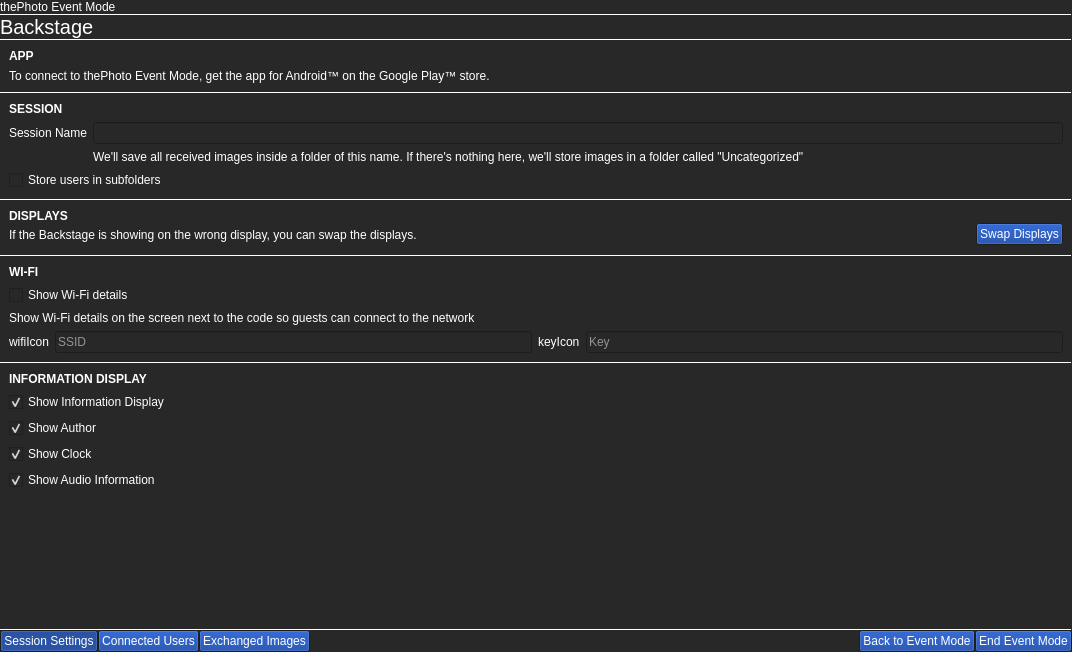
<?xml version="1.0" encoding="UTF-8"?>
<ui version="4.0">
 <class>EventModeSettings</class>
 <widget class="QDialog" name="EventModeSettings">
  <property name="geometry">
   <rect>
    <x>0</x>
    <y>0</y>
    <width>1072</width>
    <height>652</height>
   </rect>
  </property>
  <property name="palette">
   <palette>
    <active>
     <colorrole role="WindowText">
      <brush brushstyle="SolidPattern">
       <color alpha="255">
        <red>255</red>
        <green>255</green>
        <blue>255</blue>
       </color>
      </brush>
     </colorrole>
     <colorrole role="Button">
      <brush brushstyle="SolidPattern">
       <color alpha="255">
        <red>0</red>
        <green>50</green>
        <blue>150</blue>
       </color>
      </brush>
     </colorrole>
     <colorrole role="Text">
      <brush brushstyle="SolidPattern">
       <color alpha="255">
        <red>255</red>
        <green>255</green>
        <blue>255</blue>
       </color>
      </brush>
     </colorrole>
     <colorrole role="ButtonText">
      <brush brushstyle="SolidPattern">
       <color alpha="255">
        <red>255</red>
        <green>255</green>
        <blue>255</blue>
       </color>
      </brush>
     </colorrole>
     <colorrole role="Base">
      <brush brushstyle="SolidPattern">
       <color alpha="255">
        <red>40</red>
        <green>40</green>
        <blue>40</blue>
       </color>
      </brush>
     </colorrole>
     <colorrole role="Window">
      <brush brushstyle="SolidPattern">
       <color alpha="255">
        <red>40</red>
        <green>40</green>
        <blue>40</blue>
       </color>
      </brush>
     </colorrole>
     <colorrole role="Highlight">
      <brush brushstyle="SolidPattern">
       <color alpha="255">
        <red>0</red>
        <green>80</green>
        <blue>170</blue>
       </color>
      </brush>
     </colorrole>
     <colorrole role="HighlightedText">
      <brush brushstyle="SolidPattern">
       <color alpha="255">
        <red>255</red>
        <green>255</green>
        <blue>255</blue>
       </color>
      </brush>
     </colorrole>
     <colorrole role="AlternateBase">
      <brush brushstyle="SolidPattern">
       <color alpha="255">
        <red>60</red>
        <green>60</green>
        <blue>60</blue>
       </color>
      </brush>
     </colorrole>
     <colorrole role="PlaceholderText">
      <brush brushstyle="NoBrush">
       <color alpha="128">
        <red>255</red>
        <green>255</green>
        <blue>255</blue>
       </color>
      </brush>
     </colorrole>
    </active>
    <inactive>
     <colorrole role="WindowText">
      <brush brushstyle="SolidPattern">
       <color alpha="255">
        <red>255</red>
        <green>255</green>
        <blue>255</blue>
       </color>
      </brush>
     </colorrole>
     <colorrole role="Button">
      <brush brushstyle="SolidPattern">
       <color alpha="255">
        <red>0</red>
        <green>50</green>
        <blue>150</blue>
       </color>
      </brush>
     </colorrole>
     <colorrole role="Text">
      <brush brushstyle="SolidPattern">
       <color alpha="255">
        <red>255</red>
        <green>255</green>
        <blue>255</blue>
       </color>
      </brush>
     </colorrole>
     <colorrole role="ButtonText">
      <brush brushstyle="SolidPattern">
       <color alpha="255">
        <red>255</red>
        <green>255</green>
        <blue>255</blue>
       </color>
      </brush>
     </colorrole>
     <colorrole role="Base">
      <brush brushstyle="SolidPattern">
       <color alpha="255">
        <red>40</red>
        <green>40</green>
        <blue>40</blue>
       </color>
      </brush>
     </colorrole>
     <colorrole role="Window">
      <brush brushstyle="SolidPattern">
       <color alpha="255">
        <red>40</red>
        <green>40</green>
        <blue>40</blue>
       </color>
      </brush>
     </colorrole>
     <colorrole role="Highlight">
      <brush brushstyle="SolidPattern">
       <color alpha="255">
        <red>0</red>
        <green>80</green>
        <blue>170</blue>
       </color>
      </brush>
     </colorrole>
     <colorrole role="HighlightedText">
      <brush brushstyle="SolidPattern">
       <color alpha="255">
        <red>255</red>
        <green>255</green>
        <blue>255</blue>
       </color>
      </brush>
     </colorrole>
     <colorrole role="AlternateBase">
      <brush brushstyle="SolidPattern">
       <color alpha="255">
        <red>60</red>
        <green>60</green>
        <blue>60</blue>
       </color>
      </brush>
     </colorrole>
     <colorrole role="PlaceholderText">
      <brush brushstyle="NoBrush">
       <color alpha="128">
        <red>255</red>
        <green>255</green>
        <blue>255</blue>
       </color>
      </brush>
     </colorrole>
    </inactive>
    <disabled>
     <colorrole role="WindowText">
      <brush brushstyle="SolidPattern">
       <color alpha="127">
        <red>255</red>
        <green>255</green>
        <blue>255</blue>
       </color>
      </brush>
     </colorrole>
     <colorrole role="Button">
      <brush brushstyle="SolidPattern">
       <color alpha="255">
        <red>0</red>
        <green>50</green>
        <blue>150</blue>
       </color>
      </brush>
     </colorrole>
     <colorrole role="Text">
      <brush brushstyle="SolidPattern">
       <color alpha="127">
        <red>255</red>
        <green>255</green>
        <blue>255</blue>
       </color>
      </brush>
     </colorrole>
     <colorrole role="ButtonText">
      <brush brushstyle="SolidPattern">
       <color alpha="127">
        <red>255</red>
        <green>255</green>
        <blue>255</blue>
       </color>
      </brush>
     </colorrole>
     <colorrole role="Base">
      <brush brushstyle="SolidPattern">
       <color alpha="255">
        <red>40</red>
        <green>40</green>
        <blue>40</blue>
       </color>
      </brush>
     </colorrole>
     <colorrole role="Window">
      <brush brushstyle="SolidPattern">
       <color alpha="255">
        <red>40</red>
        <green>40</green>
        <blue>40</blue>
       </color>
      </brush>
     </colorrole>
     <colorrole role="Highlight">
      <brush brushstyle="SolidPattern">
       <color alpha="102">
        <red>0</red>
        <green>0</green>
        <blue>0</blue>
       </color>
      </brush>
     </colorrole>
     <colorrole role="HighlightedText">
      <brush brushstyle="SolidPattern">
       <color alpha="255">
        <red>255</red>
        <green>255</green>
        <blue>255</blue>
       </color>
      </brush>
     </colorrole>
     <colorrole role="AlternateBase">
      <brush brushstyle="SolidPattern">
       <color alpha="255">
        <red>60</red>
        <green>60</green>
        <blue>60</blue>
       </color>
      </brush>
     </colorrole>
     <colorrole role="PlaceholderText">
      <brush brushstyle="NoBrush">
       <color alpha="128">
        <red>255</red>
        <green>255</green>
        <blue>255</blue>
       </color>
      </brush>
     </colorrole>
    </disabled>
   </palette>
  </property>
  <property name="windowTitle">
   <string>Event Mode</string>
  </property>
  <property name="windowIcon">
   <iconset resource="../resources.qrc">
    <normaloff>:/icons/thephoto.svg</normaloff>:/icons/thephoto.svg</iconset>
  </property>
  <layout class="QVBoxLayout" name="verticalLayout">
   <property name="spacing">
    <number>0</number>
   </property>
   <property name="leftMargin">
    <number>0</number>
   </property>
   <property name="topMargin">
    <number>0</number>
   </property>
   <property name="rightMargin">
    <number>0</number>
   </property>
   <property name="bottomMargin">
    <number>0</number>
   </property>
   <item>
    <widget class="QLabel" name="label_10">
     <property name="text">
      <string>thePhoto Event Mode</string>
     </property>
     <property name="margin">
      <number>3</number>
     </property>
    </widget>
   </item>
   <item>
    <widget class="Line" name="line_5">
     <property name="maximumSize">
      <size>
       <width>16777215</width>
       <height>1</height>
      </size>
     </property>
     <property name="orientation">
      <enum>Qt::Horizontal</enum>
     </property>
    </widget>
   </item>
   <item>
    <widget class="QLabel" name="label">
     <property name="font">
      <font>
       <pointsize>15</pointsize>
      </font>
     </property>
     <property name="text">
      <string>Backstage</string>
     </property>
     <property name="margin">
      <number>9</number>
     </property>
    </widget>
   </item>
   <item>
    <widget class="Line" name="line_6">
     <property name="maximumSize">
      <size>
       <width>16777215</width>
       <height>1</height>
      </size>
     </property>
     <property name="orientation">
      <enum>Qt::Horizontal</enum>
     </property>
    </widget>
   </item>
   <item>
    <widget class="QStackedWidget" name="mainStack">
     <property name="currentIndex">
      <number>0</number>
     </property>
     <widget class="QWidget" name="page">
      <layout class="QVBoxLayout" name="verticalLayout_4">
       <property name="spacing">
        <number>0</number>
       </property>
       <property name="leftMargin">
        <number>0</number>
       </property>
       <property name="topMargin">
        <number>0</number>
       </property>
       <property name="rightMargin">
        <number>0</number>
       </property>
       <property name="bottomMargin">
        <number>0</number>
       </property>
       <item>
        <layout class="QVBoxLayout" name="verticalLayout_6">
         <property name="spacing">
          <number>6</number>
         </property>
         <property name="leftMargin">
          <number>9</number>
         </property>
         <property name="topMargin">
          <number>9</number>
         </property>
         <property name="rightMargin">
          <number>9</number>
         </property>
         <property name="bottomMargin">
          <number>9</number>
         </property>
         <item>
          <widget class="QLabel" name="label_11">
           <property name="font">
            <font>
             <weight>75</weight>
             <bold>true</bold>
            </font>
           </property>
           <property name="text">
            <string>APP</string>
           </property>
          </widget>
         </item>
         <item>
          <widget class="QLabel" name="label_12">
           <property name="text">
            <string>To connect to thePhoto Event Mode, get the app for Android™ on the Google Play™ store.</string>
           </property>
          </widget>
         </item>
        </layout>
       </item>
       <item>
        <widget class="Line" name="line">
         <property name="maximumSize">
          <size>
           <width>16777215</width>
           <height>1</height>
          </size>
         </property>
         <property name="orientation">
          <enum>Qt::Horizontal</enum>
         </property>
        </widget>
       </item>
       <item>
        <layout class="QGridLayout" name="gridLayout_2">
         <property name="leftMargin">
          <number>9</number>
         </property>
         <property name="topMargin">
          <number>9</number>
         </property>
         <property name="rightMargin">
          <number>9</number>
         </property>
         <property name="bottomMargin">
          <number>9</number>
         </property>
         <property name="spacing">
          <number>6</number>
         </property>
         <item row="1" column="1">
          <widget class="QLineEdit" name="sessionNameLineEdit"/>
         </item>
         <item row="1" column="0">
          <widget class="QLabel" name="label_5">
           <property name="text">
            <string>Session Name</string>
           </property>
          </widget>
         </item>
         <item row="3" column="0" colspan="2">
          <widget class="QCheckBox" name="storeUserSubfolders">
           <property name="text">
            <string>Store users in subfolders</string>
           </property>
          </widget>
         </item>
         <item row="0" column="0" colspan="2">
          <widget class="QLabel" name="label_2">
           <property name="font">
            <font>
             <weight>75</weight>
             <bold>true</bold>
            </font>
           </property>
           <property name="text">
            <string>SESSION</string>
           </property>
          </widget>
         </item>
         <item row="2" column="1">
          <widget class="QLabel" name="label_6">
           <property name="text">
            <string>We'll save all received images inside a folder of this name. If there's nothing here, we'll store images in a folder called &quot;Uncategorized&quot;</string>
           </property>
           <property name="wordWrap">
            <bool>true</bool>
           </property>
          </widget>
         </item>
        </layout>
       </item>
       <item>
        <widget class="Line" name="line_3">
         <property name="maximumSize">
          <size>
           <width>16777215</width>
           <height>1</height>
          </size>
         </property>
         <property name="orientation">
          <enum>Qt::Horizontal</enum>
         </property>
        </widget>
       </item>
       <item>
        <layout class="QVBoxLayout" name="verticalLayout_5">
         <property name="leftMargin">
          <number>9</number>
         </property>
         <property name="topMargin">
          <number>9</number>
         </property>
         <property name="rightMargin">
          <number>9</number>
         </property>
         <property name="bottomMargin">
          <number>9</number>
         </property>
         <item>
          <widget class="QLabel" name="label_3">
           <property name="font">
            <font>
             <weight>75</weight>
             <bold>true</bold>
            </font>
           </property>
           <property name="text">
            <string>DISPLAYS</string>
           </property>
          </widget>
         </item>
         <item>
          <widget class="QStackedWidget" name="displaysSettingStack">
           <property name="sizePolicy">
            <sizepolicy hsizetype="Preferred" vsizetype="Maximum">
             <horstretch>0</horstretch>
             <verstretch>0</verstretch>
            </sizepolicy>
           </property>
           <property name="currentIndex">
            <number>3</number>
           </property>
           <widget class="QWidget" name="page_4">
            <layout class="QHBoxLayout" name="horizontalLayout_4">
             <property name="leftMargin">
              <number>0</number>
             </property>
             <property name="topMargin">
              <number>0</number>
             </property>
             <property name="rightMargin">
              <number>0</number>
             </property>
             <property name="bottomMargin">
              <number>0</number>
             </property>
             <item>
              <widget class="QLabel" name="useMonitorLabel">
               <property name="sizePolicy">
                <sizepolicy hsizetype="Preferred" vsizetype="Preferred">
                 <horstretch>0</horstretch>
                 <verstretch>0</verstretch>
                </sizepolicy>
               </property>
               <property name="text">
                <string>Use Monitor</string>
               </property>
              </widget>
             </item>
             <item>
              <widget class="QSpinBox" name="monitorNumber">
               <property name="sizePolicy">
                <sizepolicy hsizetype="Expanding" vsizetype="Fixed">
                 <horstretch>0</horstretch>
                 <verstretch>0</verstretch>
                </sizepolicy>
               </property>
               <property name="buttonSymbols">
                <enum>QAbstractSpinBox::UpDownArrows</enum>
               </property>
               <property name="minimum">
                <number>1</number>
               </property>
               <property name="value">
                <number>2</number>
               </property>
              </widget>
             </item>
            </layout>
           </widget>
           <widget class="QWidget" name="page_5">
            <layout class="QHBoxLayout" name="horizontalLayout_3">
             <property name="spacing">
              <number>0</number>
             </property>
             <property name="leftMargin">
              <number>0</number>
             </property>
             <property name="topMargin">
              <number>0</number>
             </property>
             <property name="rightMargin">
              <number>0</number>
             </property>
             <property name="bottomMargin">
              <number>0</number>
             </property>
             <item>
              <widget class="QLabel" name="useMissionControlLabel">
               <property name="sizePolicy">
                <sizepolicy hsizetype="Expanding" vsizetype="Preferred">
                 <horstretch>0</horstretch>
                 <verstretch>0</verstretch>
                </sizepolicy>
               </property>
               <property name="text">
                <string>Use Mission Control to adjust monitors.</string>
               </property>
              </widget>
             </item>
             <item>
              <widget class="QPushButton" name="openMissionControl">
               <property name="text">
                <string>Open Mission Control</string>
               </property>
              </widget>
             </item>
            </layout>
           </widget>
           <widget class="QWidget" name="page_6">
            <layout class="QHBoxLayout" name="horizontalLayout_2">
             <property name="leftMargin">
              <number>0</number>
             </property>
             <property name="topMargin">
              <number>0</number>
             </property>
             <property name="rightMargin">
              <number>0</number>
             </property>
             <property name="bottomMargin">
              <number>0</number>
             </property>
             <item>
              <widget class="QLabel" name="label_8">
               <property name="text">
                <string>There's only one display on this computer.</string>
               </property>
              </widget>
             </item>
            </layout>
           </widget>
           <widget class="QWidget" name="page_7">
            <layout class="QHBoxLayout" name="horizontalLayout_5">
             <property name="leftMargin">
              <number>0</number>
             </property>
             <property name="topMargin">
              <number>0</number>
             </property>
             <property name="rightMargin">
              <number>0</number>
             </property>
             <property name="bottomMargin">
              <number>0</number>
             </property>
             <item>
              <widget class="QLabel" name="label_9">
               <property name="sizePolicy">
                <sizepolicy hsizetype="Expanding" vsizetype="Preferred">
                 <horstretch>0</horstretch>
                 <verstretch>0</verstretch>
                </sizepolicy>
               </property>
               <property name="text">
                <string>If the Backstage is showing on the wrong display, you can swap the displays.</string>
               </property>
              </widget>
             </item>
             <item>
              <widget class="QPushButton" name="swapDisplayButton">
               <property name="text">
                <string>Swap Displays</string>
               </property>
               <property name="icon">
                <iconset theme="view-refresh">
                 <normaloff>.</normaloff>.</iconset>
               </property>
              </widget>
             </item>
            </layout>
           </widget>
          </widget>
         </item>
        </layout>
       </item>
       <item>
        <widget class="Line" name="line_4">
         <property name="maximumSize">
          <size>
           <width>16777215</width>
           <height>1</height>
          </size>
         </property>
         <property name="orientation">
          <enum>Qt::Horizontal</enum>
         </property>
        </widget>
       </item>
       <item>
        <layout class="QGridLayout" name="gridLayout_4">
         <property name="leftMargin">
          <number>9</number>
         </property>
         <property name="topMargin">
          <number>9</number>
         </property>
         <property name="rightMargin">
          <number>9</number>
         </property>
         <property name="bottomMargin">
          <number>9</number>
         </property>
         <property name="spacing">
          <number>6</number>
         </property>
         <item row="1" column="0" colspan="4">
          <widget class="QCheckBox" name="showWifiDetails">
           <property name="text">
            <string>Show Wi-Fi details</string>
           </property>
          </widget>
         </item>
         <item row="3" column="1">
          <widget class="QLineEdit" name="ssid">
           <property name="placeholderText">
            <string>SSID</string>
           </property>
          </widget>
         </item>
         <item row="3" column="0">
          <widget class="QLabel" name="wifiIcon">
           <property name="sizePolicy">
            <sizepolicy hsizetype="Preferred" vsizetype="Preferred">
             <horstretch>0</horstretch>
             <verstretch>0</verstretch>
            </sizepolicy>
           </property>
           <property name="text">
            <string notr="true">wifiIcon</string>
           </property>
          </widget>
         </item>
         <item row="3" column="3">
          <widget class="QLineEdit" name="key">
           <property name="placeholderText">
            <string>Key</string>
           </property>
          </widget>
         </item>
         <item row="0" column="0" colspan="4">
          <widget class="QLabel" name="label_4">
           <property name="font">
            <font>
             <weight>75</weight>
             <bold>true</bold>
            </font>
           </property>
           <property name="text">
            <string>WI-FI</string>
           </property>
          </widget>
         </item>
         <item row="3" column="2">
          <widget class="QLabel" name="keyIcon">
           <property name="text">
            <string notr="true">keyIcon</string>
           </property>
          </widget>
         </item>
         <item row="2" column="0" colspan="4">
          <widget class="QLabel" name="label_7">
           <property name="text">
            <string>Show Wi-Fi details on the screen next to the code so guests can connect to the network</string>
           </property>
           <property name="wordWrap">
            <bool>true</bool>
           </property>
          </widget>
         </item>
        </layout>
       </item>
       <item>
        <widget class="Line" name="line_8">
         <property name="maximumSize">
          <size>
           <width>16777215</width>
           <height>1</height>
          </size>
         </property>
         <property name="orientation">
          <enum>Qt::Horizontal</enum>
         </property>
        </widget>
       </item>
       <item>
        <layout class="QVBoxLayout" name="verticalLayout_8">
         <property name="spacing">
          <number>6</number>
         </property>
         <property name="leftMargin">
          <number>9</number>
         </property>
         <property name="topMargin">
          <number>9</number>
         </property>
         <property name="rightMargin">
          <number>9</number>
         </property>
         <property name="bottomMargin">
          <number>9</number>
         </property>
         <item>
          <widget class="QLabel" name="label_14">
           <property name="font">
            <font>
             <weight>75</weight>
             <bold>true</bold>
            </font>
           </property>
           <property name="text">
            <string>INFORMATION DISPLAY</string>
           </property>
          </widget>
         </item>
         <item>
          <widget class="QCheckBox" name="showVignette">
           <property name="text">
            <string>Show Information Display</string>
           </property>
           <property name="checked">
            <bool>true</bool>
           </property>
          </widget>
         </item>
         <item>
          <widget class="QCheckBox" name="showAuthor">
           <property name="text">
            <string>Show Author</string>
           </property>
           <property name="checked">
            <bool>true</bool>
           </property>
          </widget>
         </item>
         <item>
          <widget class="QCheckBox" name="showClock">
           <property name="text">
            <string>Show Clock</string>
           </property>
           <property name="checked">
            <bool>true</bool>
           </property>
          </widget>
         </item>
         <item>
          <widget class="QCheckBox" name="showAudio">
           <property name="text">
            <string>Show Audio Information</string>
           </property>
           <property name="checked">
            <bool>true</bool>
           </property>
          </widget>
         </item>
        </layout>
       </item>
       <item>
        <spacer name="verticalSpacer">
         <property name="orientation">
          <enum>Qt::Vertical</enum>
         </property>
         <property name="sizeHint" stdset="0">
          <size>
           <width>20</width>
           <height>40</height>
          </size>
         </property>
        </spacer>
       </item>
      </layout>
     </widget>
     <widget class="QWidget" name="page_2">
      <layout class="QVBoxLayout" name="verticalLayout_2">
       <property name="spacing">
        <number>0</number>
       </property>
       <property name="leftMargin">
        <number>0</number>
       </property>
       <property name="topMargin">
        <number>0</number>
       </property>
       <property name="rightMargin">
        <number>0</number>
       </property>
       <property name="bottomMargin">
        <number>0</number>
       </property>
       <item>
        <widget class="QLabel" name="label_13">
         <property name="text">
          <string>Here are all the users currently connected to your computer.</string>
         </property>
         <property name="wordWrap">
          <bool>true</bool>
         </property>
         <property name="margin">
          <number>9</number>
         </property>
        </widget>
       </item>
       <item>
        <widget class="Line" name="line_7">
         <property name="maximumSize">
          <size>
           <width>16777215</width>
           <height>1</height>
          </size>
         </property>
         <property name="orientation">
          <enum>Qt::Horizontal</enum>
         </property>
        </widget>
       </item>
       <item>
        <widget class="QListWidget" name="usersList">
         <property name="contextMenuPolicy">
          <enum>Qt::CustomContextMenu</enum>
         </property>
         <property name="frameShape">
          <enum>QFrame::NoFrame</enum>
         </property>
        </widget>
       </item>
      </layout>
     </widget>
     <widget class="QWidget" name="page_3">
      <layout class="QVBoxLayout" name="verticalLayout_3">
       <property name="leftMargin">
        <number>0</number>
       </property>
       <property name="topMargin">
        <number>0</number>
       </property>
       <property name="rightMargin">
        <number>0</number>
       </property>
       <property name="bottomMargin">
        <number>0</number>
       </property>
       <item>
        <widget class="QScrollArea" name="imagesReceivedScrollArea">
         <property name="frameShape">
          <enum>QFrame::NoFrame</enum>
         </property>
         <property name="widgetResizable">
          <bool>true</bool>
         </property>
         <widget class="QWidget" name="imagesReceivedWidget">
          <property name="geometry">
           <rect>
            <x>0</x>
            <y>0</y>
            <width>100</width>
            <height>30</height>
           </rect>
          </property>
         </widget>
        </widget>
       </item>
      </layout>
     </widget>
    </widget>
   </item>
   <item>
    <widget class="Line" name="line_2">
     <property name="maximumSize">
      <size>
       <width>16777215</width>
       <height>1</height>
      </size>
     </property>
     <property name="orientation">
      <enum>Qt::Horizontal</enum>
     </property>
    </widget>
   </item>
   <item>
    <layout class="QVBoxLayout" name="verticalLayout_7">
     <property name="spacing">
      <number>0</number>
     </property>
     <item>
      <layout class="QHBoxLayout" name="horizontalLayout">
       <property name="spacing">
        <number>0</number>
       </property>
       <item>
        <widget class="QPushButton" name="sessionSettingsButton">
         <property name="text">
          <string>Session Settings</string>
         </property>
         <property name="icon">
          <iconset theme="configure" resource="../icons.qrc">
           <normaloff>:/icons/configure-dark.svg</normaloff>:/icons/configure-dark.svg</iconset>
         </property>
         <property name="checkable">
          <bool>true</bool>
         </property>
         <property name="checked">
          <bool>true</bool>
         </property>
         <property name="autoExclusive">
          <bool>true</bool>
         </property>
        </widget>
       </item>
       <item>
        <widget class="QPushButton" name="connectedUsersButton">
         <property name="text">
          <string>Connected Users</string>
         </property>
         <property name="icon">
          <iconset theme="user" resource="../icons.qrc">
           <normaloff>:/icons/user.svg</normaloff>:/icons/user.svg</iconset>
         </property>
         <property name="checkable">
          <bool>true</bool>
         </property>
         <property name="autoExclusive">
          <bool>true</bool>
         </property>
        </widget>
       </item>
       <item>
        <widget class="QPushButton" name="exchangedImagesButton">
         <property name="text">
          <string>Exchanged Images</string>
         </property>
         <property name="icon">
          <iconset theme="view-grid" resource="../icons.qrc">
           <normaloff>:/icons/view-grid.svg</normaloff>:/icons/view-grid.svg</iconset>
         </property>
         <property name="checkable">
          <bool>true</bool>
         </property>
         <property name="autoExclusive">
          <bool>true</bool>
         </property>
        </widget>
       </item>
       <item>
        <spacer name="horizontalSpacer">
         <property name="orientation">
          <enum>Qt::Horizontal</enum>
         </property>
         <property name="sizeHint" stdset="0">
          <size>
           <width>40</width>
           <height>20</height>
          </size>
         </property>
        </spacer>
       </item>
       <item>
        <widget class="QPushButton" name="backToEventModeButton">
         <property name="text">
          <string>Back to Event Mode</string>
         </property>
         <property name="icon">
          <iconset theme="arrow-right">
           <normaloff>.</normaloff>.</iconset>
         </property>
        </widget>
       </item>
       <item>
        <widget class="QPushButton" name="closeEventModeButton">
         <property name="text">
          <string>End Event Mode</string>
         </property>
         <property name="icon">
          <iconset theme="window-close" resource="../icons.qrc">
           <normaloff>:/icons/window-close.svg</normaloff>:/icons/window-close.svg</iconset>
         </property>
        </widget>
       </item>
      </layout>
     </item>
    </layout>
   </item>
  </layout>
 </widget>
 <resources>
  <include location="../resources.qrc"/>
  <include location="../icons.qrc"/>
 </resources>
 <connections/>
</ui>
